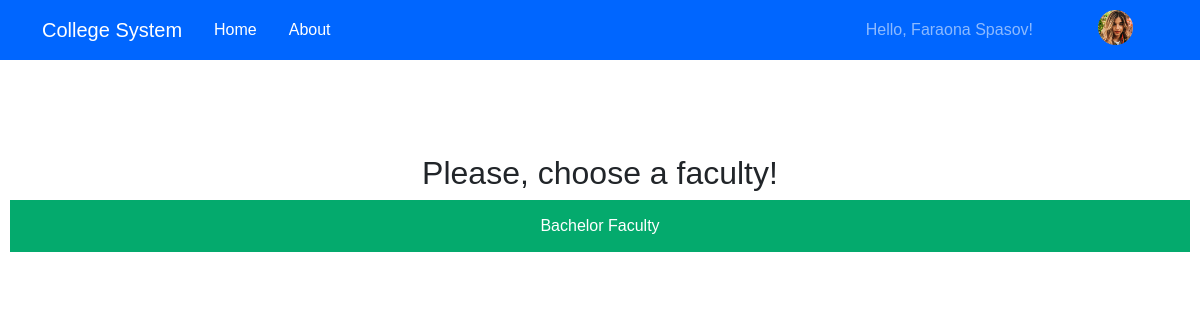
/student.php (signed in), run on an earlier commit of the app's database.
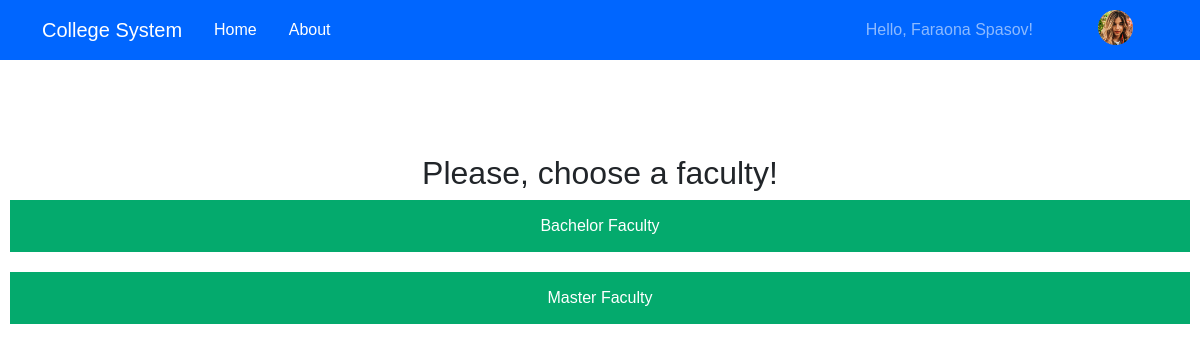
And on a later commit of the database.
### tables this page shows
CREATE TABLE `faculties` (
  `id` int(11) NOT NULL,
  `name` varchar(100) NOT NULL,
  `college` int(11) NOT NULL DEFAULT 1
);

### student.php (the view, shortened to what this page needs)
<?php
include("includes/connection.php");
?>
<!DOCTYPE html>
<html>
<head>
	<?php include("includes/header_links.php"); ?>
</head>
<body>
	<?php include("includes/header_navigation.php"); ?>
	<h2 style="text-align: center;">Please, choose a faculty!</h2>
	 <form>
	 	<?php
                	$query_faculty = "SELECT id, name FROM faculties";
			         $res_faculty = mysqli_query($connect,$query_faculty);
			         while ($row = mysqli_fetch_assoc($res_faculty)) {
			         	$faculty_id = $row['id'];
			         ?>
			         	<div class="form-group">
								<button class="block"> <a href="faculty.php?faculty_id=<?=$faculty_id?>"><?=$row['name']?></a></button>
						</div>
						<?php
			         }
		?>
	</form>
</body>
</html>

What changed in the data, as far as the page shows it:
added faculties: name "Master Faculty"
